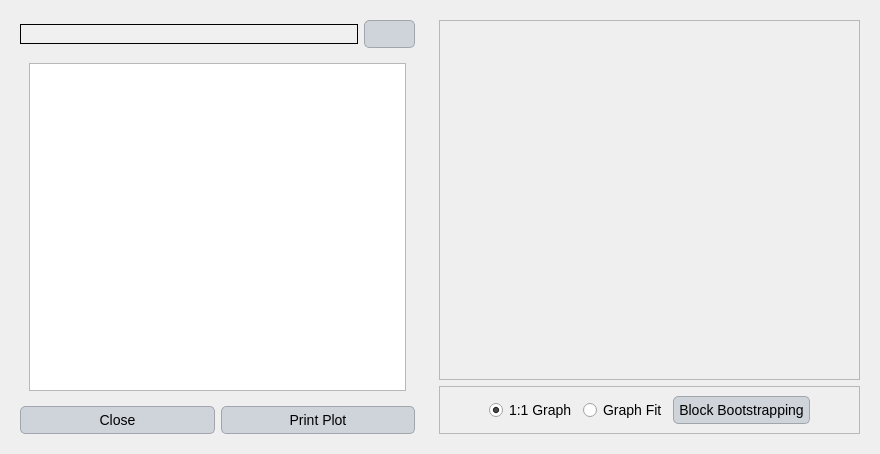
<?xml version="1.0" encoding="UTF-8"?>
<ui version="4.0">
 <class>Dialog</class>
 <widget class="QDialog" name="Dialog">
  <property name="geometry">
   <rect>
    <x>0</x>
    <y>0</y>
    <width>880</width>
    <height>451</height>
   </rect>
  </property>
  <property name="windowTitle">
   <string>Dialog</string>
  </property>
  <property name="styleSheet">
   <string notr="true">QLabel {
    font-family: 'Georgia'; /* Cambiar la fuente a Georgia */
    font-size: 16px; /* Cambiar el tamaño de la fuente */
    color: #000000; /* Color del texto (blanco) */
}

QLineEdit {
    font-family: 'Georgia'; /* Cambiar la fuente a Georgia */
    font-size: 14px; /* Cambiar el tamaño de la fuente */
    color: #000000; /* Color del texto (blanco) */
    background-color: #f0f0f0; /* Color de fondo del QLineEdit */
    border: 1px solid #000000; /* Borde blanco */
}

QComboBox {
    font-family: 'Georgia'; /* Cambiar la fuente a Georgia */
    font-size: 14px; /* Cambiar el tamaño de la fuente */
    color: #000000; /* Color del texto (blanco) */
    background-color: #cfd4da; /* Fondo oscuro del ComboBox */
}

QRadioButton {
    font-family: 'Georgia'; /* Cambiar la fuente a Georgia */
    font-size: 14px; /* Cambiar el tamaño de la fuente */
    color: #000000; /* Color del texto (blanco) */
}

QCheckBox {
    font-family: 'Georgia'; /* Cambiar la fuente a Georgia */
    font-size: 14px; /* Cambiar el tamaño de la fuente */
    color: #000000; /* Color del texto (blanco) */
}

/* Cambiar la fuente y estilo de los QPushButton */
QPushButton {
    font-family: 'Georgia'; /* Cambiar la fuente */
    font-size: 14px; /* Cambiar el tamaño de la fuente */
    color: #000000; /* Color del texto negro */
    background-color: #cfd4da; /* Fondo gris claro */
    border: 1px solid #a1a6ad; /* Borde gris medio */
    border-radius: 5px; /* Bordes redondeados */
    padding: 5px; /* Espaciado interno */
}

/* Estilo cuando el ratón pasa sobre el botón */
QPushButton:hover {
    color: #000000; /* Mantener el texto negro */
    background-color: #b7bcc3; /* Fondo gris un poco más oscuro al pasar el mouse */
}

/* Estilo cuando el botón está presionado */
QPushButton:pressed {
    background-color: #a6acb3; /* Fondo ligeramente más oscuro al presionar */
    color: #000000; /* Mantener el texto negro cuando se presiona */
}



/* Estilo general para QTableWidget y QTableView */
QTableWidget, QTableView {
    font-family: 'Georgia'; /* Cambiar la fuente a Georgia */
    font-size: 14px; /* Tamaño de la fuente */
    color: #000000; /* Color del texto negro */
    background-color: #e6e9ed; /* Fondo gris claro para la tabla */
    gridline-color: #a1a6ad; /* Color de las líneas de la tabla (gris medio) */
    selection-background-color: #b7bcc3; /* Color de fondo cuando se selecciona una celda (gris suave) */
    selection-color: #000000; /* Color del texto cuando la celda está seleccionada (negro) */
}

/* Estilo para el encabezado horizontal de la tabla */
QHeaderView::section {
    font-family: 'Georgia'; /* Cambiar la fuente a Georgia */
    font-size: 14px; /* Tamaño de la fuente */
    color: #000000; /* Color del texto negro */
    background-color: #cfd4da; /* Fondo gris claro del encabezado */
    border: 1px solid #a1a6ad; /* Borde gris medio entre las secciones */
    padding: 4px; /* Espaciado interno en el encabezado */
}

/* Estilo para las celdas de la tabla al pasar el mouse */
QTableWidget::item:hover, QTableView::item:hover {
    background-color: #b7bcc3; /* Fondo gris suave al pasar el mouse */
    color: #000000; /* Mantener el texto negro */
}

/* Estilo para las celdas cuando están seleccionadas */
QTableWidget::item:selected, QTableView::item:selected {
    background-color: #a6acb3; /* Fondo gris intermedio cuando está seleccionado */
    color: #000000; /* Texto negro cuando está seleccionado */
}

/* Ajustar el tamaño de las celdas */
QTableWidget::item, QTableView::item {
    padding: 4px; /* Espaciado interno de las celdas */
}

/* Estilo para el borde inferior de la tabla */
QTableCornerButton::section {
    background-color: #cfd4da; /* Fondo del botón de esquina */
    border: 1px solid #a1a6ad; /* Borde gris medio del botón de esquina */
}</string>
  </property>
  <layout class="QGridLayout" name="gridLayout_4">
   <item row="0" column="0">
    <widget class="QFrame" name="frame_2">
     <property name="minimumSize">
      <size>
       <width>300</width>
       <height>0</height>
      </size>
     </property>
     <property name="frameShape">
      <enum>QFrame::NoFrame</enum>
     </property>
     <property name="frameShadow">
      <enum>QFrame::Raised</enum>
     </property>
     <layout class="QGridLayout" name="gridLayout_2">
      <item row="0" column="0">
       <layout class="QHBoxLayout" name="horizontalLayout">
        <item>
         <widget class="QLineEdit" name="results"/>
        </item>
        <item>
         <widget class="QPushButton" name="browse">
          <property name="text">
           <string/>
          </property>
         </widget>
        </item>
       </layout>
      </item>
      <item row="1" column="0">
       <widget class="QScrollArea" name="scrollArea">
        <property name="frameShape">
         <enum>QFrame::NoFrame</enum>
        </property>
        <property name="widgetResizable">
         <bool>true</bool>
        </property>
        <widget class="QWidget" name="scrollAreaWidgetContents">
         <property name="geometry">
          <rect>
           <x>0</x>
           <y>0</y>
           <width>391</width>
           <height>341</height>
          </rect>
         </property>
         <layout class="QGridLayout" name="gridLayout">
          <item row="0" column="0">
           <widget class="QTextEdit" name="textEdit"/>
          </item>
         </layout>
        </widget>
       </widget>
      </item>
      <item row="2" column="0">
       <layout class="QHBoxLayout" name="horizontalLayout_2">
        <item>
         <widget class="QPushButton" name="pushButton_3">
          <property name="text">
           <string>Close</string>
          </property>
         </widget>
        </item>
        <item>
         <widget class="QPushButton" name="print_graph">
          <property name="text">
           <string>Print Plot</string>
          </property>
         </widget>
        </item>
       </layout>
      </item>
     </layout>
    </widget>
   </item>
   <item row="0" column="1">
    <widget class="QFrame" name="frame_3">
     <property name="frameShape">
      <enum>QFrame::NoFrame</enum>
     </property>
     <property name="frameShadow">
      <enum>QFrame::Raised</enum>
     </property>
     <layout class="QGridLayout" name="gridLayout_3">
      <item row="0" column="0">
       <widget class="QFrame" name="frame">
        <property name="minimumSize">
         <size>
          <width>400</width>
          <height>360</height>
         </size>
        </property>
        <property name="frameShape">
         <enum>QFrame::StyledPanel</enum>
        </property>
        <property name="frameShadow">
         <enum>QFrame::Raised</enum>
        </property>
       </widget>
      </item>
      <item row="1" column="0">
       <widget class="QFrame" name="frame_4">
        <property name="frameShape">
         <enum>QFrame::StyledPanel</enum>
        </property>
        <property name="frameShadow">
         <enum>QFrame::Raised</enum>
        </property>
        <layout class="QGridLayout" name="gridLayout_5">
         <item row="0" column="4">
          <spacer name="horizontalSpacer_2">
           <property name="orientation">
            <enum>Qt::Horizontal</enum>
           </property>
           <property name="sizeHint" stdset="0">
            <size>
             <width>40</width>
             <height>20</height>
            </size>
           </property>
          </spacer>
         </item>
         <item row="0" column="1">
          <widget class="QRadioButton" name="one_one">
           <property name="text">
            <string>1:1 Graph</string>
           </property>
           <property name="checked">
            <bool>true</bool>
           </property>
          </widget>
         </item>
         <item row="0" column="0">
          <spacer name="horizontalSpacer">
           <property name="orientation">
            <enum>Qt::Horizontal</enum>
           </property>
           <property name="sizeHint" stdset="0">
            <size>
             <width>40</width>
             <height>20</height>
            </size>
           </property>
          </spacer>
         </item>
         <item row="0" column="2">
          <widget class="QRadioButton" name="graph_fit">
           <property name="text">
            <string>Graph Fit</string>
           </property>
          </widget>
         </item>
         <item row="0" column="3">
          <widget class="QPushButton" name="bootstraping">
           <property name="text">
            <string>Block Bootstrapping</string>
           </property>
          </widget>
         </item>
        </layout>
       </widget>
      </item>
     </layout>
    </widget>
   </item>
  </layout>
 </widget>
 <resources/>
 <connections/>
</ui>
